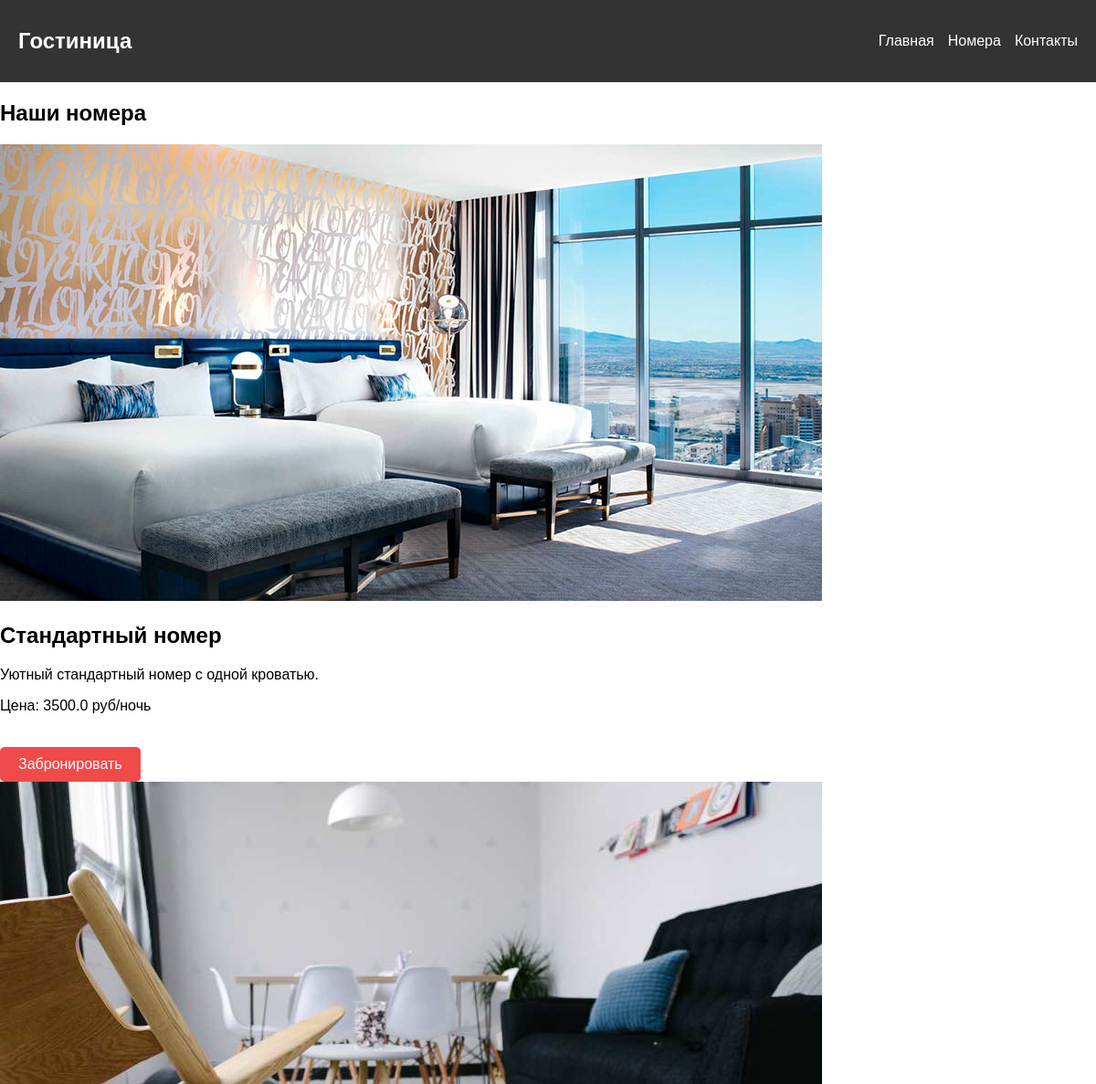
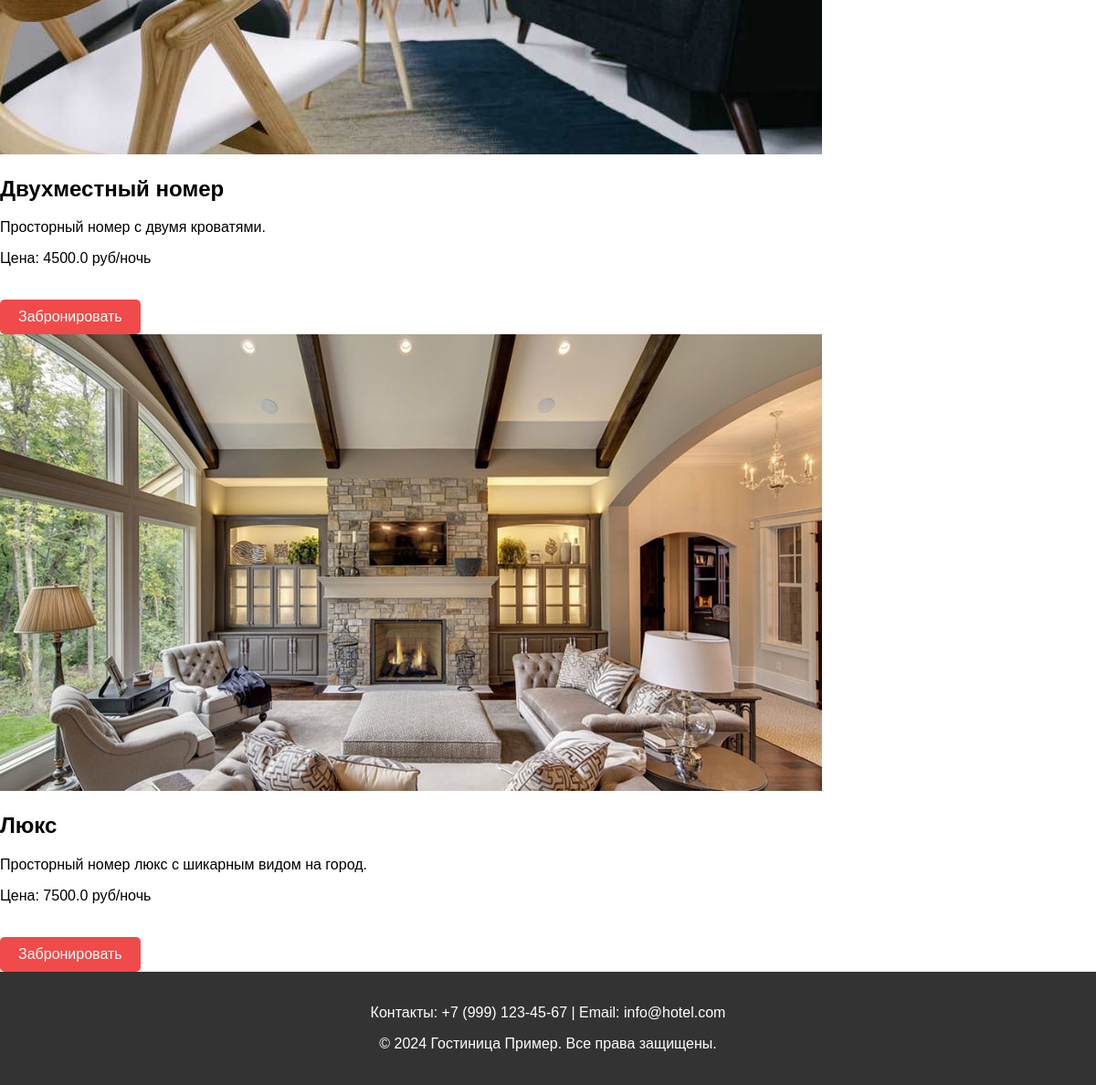
/rooms (signed in), run on the app's committed database (2 pictures, top to bottom).
### app.py (models this page shows)
class Room(db.Model):
    id = db.Column(db.Integer, primary_key=True)  # Идентификатор номера
    room_name = db.Column(db.String(100), nullable=False)  # Название номера
    description = db.Column(db.Text, nullable=False)  # Описание номера
    price = db.Column(db.Float, nullable=False)  # Цена за ночь
    image = db.Column(db.String(255), nullable=False)  # Путь к изображению номера
    is_booked = db.Column(db.Boolean, default=False) # Статус бронирования номера

### app.py (the view)
@app.route('/rooms')
@login_required
def rooms():
    rooms_list = Room.query.all()
    return render_template('rooms.html', rooms=rooms_list)

### app.py (called while the page is built)
@login_manager.user_loader
def load_user(user_id):
    return User.query.get(int(user_id))

### templates/rooms.html (shortened to what this page needs)
<!DOCTYPE html>
<html lang="ru">
<head>
    <link rel="stylesheet" href="/static/styles.css">
</head>
<body>
    <header>
        <div class="logo"><a href="/">Гостиница</a></div>
        <nav>
            <ul>
                <li><a href="/">Главная</a></li>
                <li><a href="/rooms">Номера</a></li>
                <li><a href="#contact">Контакты</a></li>
            </ul>
        </nav>
    </header>
    <section class="room-list">
        <h1>Наши номера</h1>
        <div class="rooms-container">
            {% for room in rooms %}
            <div class="room">
                <img src="{{ url_for('static', filename=room.image) }}" alt="{{ room.room_name }}">
                <h2>{{ room.room_name }}</h2>
                <p>{{ room.description }}</p>
                <p>Цена: {{ room.price }} руб/ночь</p>
                <a href="#" class="btn">Забронировать</a>
            </div>
            {% endfor %}
        </div>
    </section>
    <footer>
        <p>Контакты: +7 (999) 123-45-67 | Email: info@hotel.com</p>
        <p>&copy; 2024 Гостиница Пример. Все права защищены.</p>
    </footer>
</body>
</html>

### static/styles.css (style rules this page uses)
body { font-family: Arial, sans-serif; margin: 0; padding: 0; box-sizing: border-box; }
header { display: flex; justify-content: space-between; align-items: center; padding: 20px; background-color: #333; color: white; }
.logo { font-size: 24px; font-weight: bold; }
nav ul { list-style: none; display: flex; gap: 15px; }
nav ul li a { color: white; text-decoration: none; }
.btn { display: inline-block; padding: 10px 20px; background-color: #f04a4a; color: white; text-decoration: none; border-radius: 5px; margin-top: 20px; }
footer { text-align: center; padding: 20px; background-color: #333; color: white; }
.logo a { color: white; text-decoration: none; font-weight: bold; }

### data on the page
Room: image (picture), room_name "Стандартный номер", description "Уютный стандартный номер с одной кроватью.", price "3500.0"
Room: image (picture), room_name "Двухместный номер", description "Просторный номер с двумя кроватями.", price "4500.0"
Room: image (picture), room_name "Люкс", description "Просторный номер люкс с шикарным видом на город.", price "7500.0"
